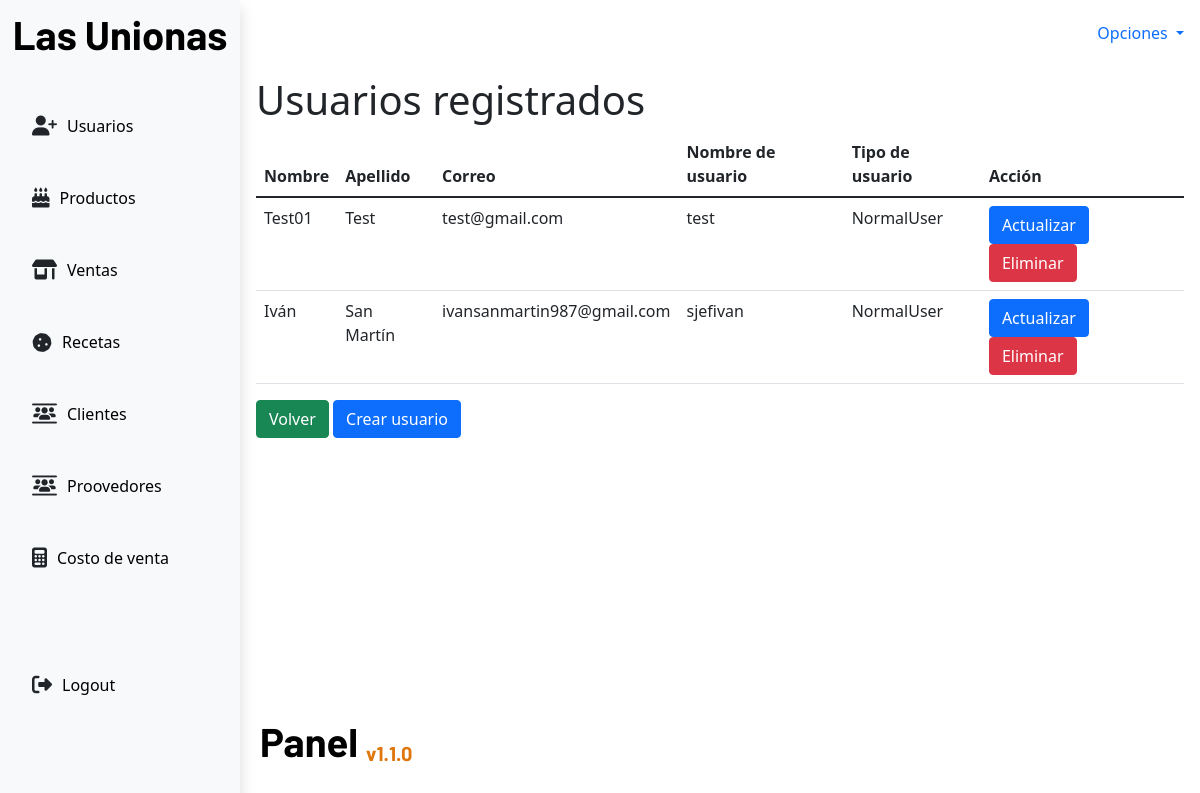
/users/, run on the app's committed database.
### app/models.py (models this page shows, shortened)
class UserCollaborator(models.Model):
    name = models.CharField(max_length=50,null=False)
    lastname = models.CharField(max_length=50,null=False)
    email = models.EmailField(max_length=100,null=False)
    username = models.CharField(max_length=50,null=False)
    password = models.BinaryField(max_length=150,null=False)
    role = models.CharField(
        max_length=20,
        choices=Roles.choices,
        default=Roles.NORMAL_USER
    )

### app/views.py (the view)
# urls.py: path('users/',views.usersTable,name='usersTable'),
def usersTable(request):
    if request.method == 'GET':
        users = UserCollaborator.objects.all()
        return render(request,'users/usersTable.html',{'users':users})

### app/templates/users/usersTable.html
{% extends 'base.html' %}
{% block content %}
<div>
    <h1>Usuarios registrados</h1>
</div>
<div>
    <table class="table">
        <thead>
            <tr>
                <th>Nombre</th>
                <th>Apellido</th>
                <th>Correo</th>
                <th>Nombre de usuario</th>
                <th>Tipo de usuario</th>
                <th>Acción</th>
            </tr>
        </thead>
        <tbody>
            {%for user in users%}
            <tr>
                <td>{{user.name}}</td>
                <td>{{user.lastname}}</td>
                <td>{{user.email}}</td>
                <td>{{user.username}}</td>
                <td>{{user.role}}</td>
                <td>
                    <a class="btn btn-primary" href="{%url 'updateUser' user.id%}">Actualizar</a>
                    <a class="btn btn-danger" href="{%url 'deleteUser' user.id%}">Eliminar</a>
                </td>
            </tr>
            {%endfor%}
        </tbody>
    </table>
</div>
<div>
    <a class="btn btn-success" href="{% url 'home'%}">Volver</a>
    <a class="btn btn-primary" href="{% url 'createUser'%}">Crear usuario</a>
</div>
{% endblock content %}

### app/static/css/panel.css (style rules this page uses)
:root { --titles: "Barlow", sans-serif; --primary: #1ea4a2; --primary: #1ea4a2; --light: #eef0f4; --grey: #fafafa; --black: #06070a; --blackclaire: #1d2125; --oceanBlue: #172d4f; }
* { box-sizing: border-box; margin: 0; padding: 0; }
html, body { min-height: 100%; height: 100%; }

### data on the page
UserCollaborator: name "Test01", lastname "Test", email "test@gmail.com", username "test", role "NormalUser"
UserCollaborator: name "Iván", lastname "San Martín", email "ivansanmartin987@gmail.com", username "sjefivan", role "NormalUser"
